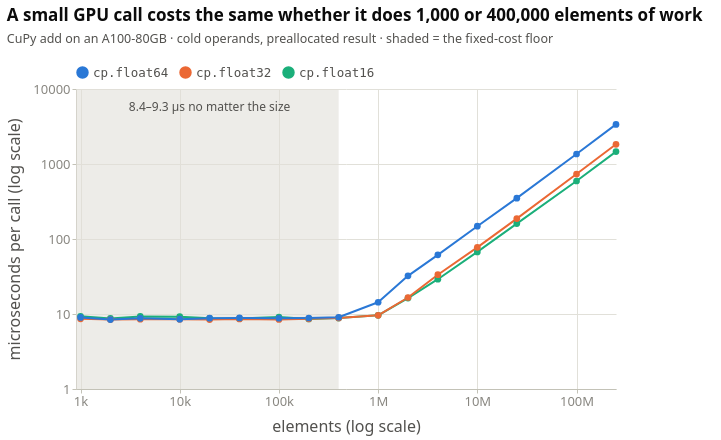

Notebook source saved alongside this figure:
### Markdown cell above
---

## 2 · Every call has a fixed cost

Before a GPU does any arithmetic, Python has to prepare the call and the
framework has to choose a **kernel** (the compiled function that runs on the GPU)
and launch it. That cost does not depend on how much data you pass.

### Code cell
style.show(figures.gpu_call_floor(d))

### Figure 1 — Vega-Lite specification as saved in the notebook (floating-point values rounded to 4 significant figures)
{"config": {"background": "transparent", "font": "Cochineal, system-ui, -apple-system, \"Segoe UI\", sans-serif", "padding": {"left": 6, "right": 18, "top": 6, "bottom": 6}, "view": {"stroke": null, "continuousWidth": 620, "continuousHeight": 300}, "axis": {"labelFont": "Cochineal, system-ui, -apple-system, \"Segoe UI\", sans-serif", "titleFont": "Cochineal, system-ui, -apple-system, \"Segoe UI\", sans-serif", "labelColor": "#898781", "titleColor": "#52514e", "labelFontSize": 12.5, "titleFontSize": 12.5, "titleFontWeight": 500, "titlePadding": 10, "domainColor": "#c3c2b7", "domainWidth": 1, "tickColor": "#c3c2b7", "tickSize": 4, "gridColor": "#e1e0d9", "gridWidth": 1, "gridDash": []}, "legend": {"labelFont": "Cochineal, system-ui, -apple-system, \"Segoe UI\", sans-serif", "titleFont": "Cochineal, system-ui, -apple-system, \"Segoe UI\", sans-serif", "labelColor": "#52514e", "titleColor": "#52514e", "labelFontSize": 12.5, "titleFontSize": 12.5, "titleFontWeight": 500, "symbolType": "circle", "symbolSize": 110, "orient": "top", "direction": "horizontal", "offset": 10, "titlePadding": 10, "labelLimit": 360}, "title": {"font": "Cochineal, system-ui, -apple-system, \"Segoe UI\", sans-serif", "color": "#0b0b0b", "fontSize": 17, "fontWeight": 600, "subtitleFont": "Cochineal, system-ui, -apple-system, \"Segoe UI\", sans-serif", "subtitleColor": "#52514e", "subtitleFontSize": 12.5, "subtitlePadding": 8, "anchor": "start", "offset": 16, "dy": -4}, "header": {"labelFont": "Cochineal, system-ui, -apple-system, \"Segoe UI\", sans-serif", "titleFont": "Cochineal, system-ui, -apple-system, \"Segoe UI\", sans-serif", "labelColor": "#52514e", "titleColor": "#52514e", "labelFontSize": 13, "labelFontWeight": 600, "titleFontSize": 12.5}, "range": {"category": ["#2a78d6", "#eb6834", "#1baf7a"], "heatmap": ["#cde2fb", "#9ec5f4", "#6da7ec", "#3987e5", "#256abf", "#184f95", "#0d366b"], "ramp": ["#cde2fb", "#9ec5f4", "#6da7ec", "#3987e5", "#256abf", "#184f95", "#0d366b"]}, "bar": {"cornerRadiusEnd": 4, "discreteBandSize": 16}, "point": {"size": 100, "filled": true, "stroke": "transparent", "strokeWidth": 2, "opacity": 1}, "line": {"strokeWidth": 2, "strokeCap": "round", "strokeJoin": "round"}, "rule": {"strokeWidth": 1}, "text": {"font": "Cochineal, system-ui, -apple-system, \"Segoe UI\", sans-serif", "fontSize": 12, "color": "#52514e"}}, "layer": [{"data": {"name": "data-7576673a547e2879f25ba3129baea8fd"}, "mark": {"type": "rect", "color": "#e1e0d9", "opacity": 0.6}, "encoding": {"x": {"field": "x1", "type": "quantitative"}, "x2": {"field": "x2"}}}, {"data": {"name": "data-1992fb8ac3e269d1ba7c4f1b00e9a802"}, "mark": {"type": "line", "point": {"size": 45}}, "encoding": {"color": {"field": "implementation", "legend": {"labelExpr": "datum.label == 'GPU fp64' ? 'cp.float64' : datum.label == 'GPU fp32' ? 'cp.float32' : 'cp.float16'", "labelFont": "monospace", "title": null}, "scale": {"domain": ["GPU fp64", "GPU fp32", "GPU fp16"], "range": ["#2a78d6", "#eb6834", "#1baf7a"]}, "sort": ["GPU fp64", "GPU fp32", "GPU fp16"], "type": "nominal"}, "tooltip": [{"field": "implementation", "title": "dtype", "type": "nominal"}, {"field": "n_elem", "format": ",", "title": "elements", "type": "quantitative"}, {"field": "us", "format": ".2f", "title": "µs / call", "type": "quantitative"}], "x": {"axis": {"format": "~s", "labelFontSize": 13, "titleFontSize": 16, "values": [1000, 10000, 100000, 1000000, 10000000, 100000000]}, "field": "n_elem", "scale": {"nice": false, "type": "log"}, "title": "elements (log scale)", "type": "quantitative"}, "y": {"axis": {"format": "~g", "labelFontSize": 13, "titleFontSize": 16, "values": [1, 10, 100, 1000, 10000]}, "field": "us", "scale": {"type": "log"}, "title": "microseconds per call (log scale)", "type": "quantitative"}}}, {"data": {"name": "data-2063787b23fffe9589b795f7d72c8748"}, "mark": {"type": "text", "align": "center", "color": "#52514e", "dx": 0, "fontSize": 12}, "encoding": {"text": {"field": "t", "type": "nominal"}, "x": {"field": "x", "type": "quantitative"}, "y": {"value": 18}}}], "height": 300, "title": {"text": "A small GPU call costs the same whether it does 1,000 or 400,000 elements of work", "subtitle": "CuPy add on an A100-80GB · cold operands, preallocated result · shaded = the fixed-cost floor"}, "width": 540, "$schema": "https://vega.github.io/schema/vega-lite/v6.4.1.json", "datasets": {"data-7576673a547e2879f25ba3129baea8fd": [{"x1": 900.0, "x2": 400000.0}], "data-1992fb8ac3e269d1ba7c4f1b00e9a802": [{"implementation": "GPU fp16", "n_elem": 1000, "us": 9.3}, {"implementation": "GPU fp32", "n_elem": 1000, "us": 8.637}, {"implementation": "GPU fp64", "n_elem": 1000, "us": 8.99}, {"implementation": "GPU fp16", "n_elem": 2000, "us": 8.732}, {"implementation": "GPU fp32", "n_elem": 2000, "us": 8.442}, {"implementation": "GPU fp64", "n_elem": 2000, "us": 8.423}, {"implementation": "GPU fp16", "n_elem": 4000, "us": 9.289}, {"implementation": "GPU fp32", "n_elem": 4000, "us": 8.538}, {"implementation": "GPU fp64", "n_elem": 4000, "us": 8.752}, {"implementation": "GPU fp16", "n_elem": 10000, "us": 9.208}, {"implementation": "GPU fp32", "n_elem": 10000, "us": 8.5}, {"implementation": "GPU fp64", "n_elem": 10000, "us": 8.525}, {"implementation": "GPU fp16", "n_elem": 20000, "us": 8.769}, {"implementation": "GPU fp32", "n_elem": 20000, "us": 8.439}, {"implementation": "GPU fp64", "n_elem": 20000, "us": 8.809}, {"implementation": "GPU fp16", "n_elem": 40000, "us": 8.697}, {"implementation": "GPU fp32", "n_elem": 40000, "us": 8.585}, {"implementation": "GPU fp64", "n_elem": 40000, "us": 8.861}, {"implementation": "GPU fp16", "n_elem": 100000, "us": 9.089}, {"implementation": "GPU fp32", "n_elem": 100000, "us": 8.456}, {"implementation": "GPU fp64", "n_elem": 100000, "us": 8.778}, {"implementation": "GPU fp16", "n_elem": 200000, "us": 8.597}, {"implementation": "GPU fp32", "n_elem": 200000, "us": 8.624}, {"implementation": "GPU fp64", "n_elem": 200000, "us": 8.841}, {"implementation": "GPU fp16", "n_elem": 400000, "us": 8.822}, {"implementation": "GPU fp32", "n_elem": 400000, "us": 8.858}, {"implementation": "GPU fp64", "n_elem": 400000, "us": 9.049}, {"implementation": "GPU fp16", "n_elem": 1000000, "us": 9.614}, {"implementation": "GPU fp32", "n_elem": 1000000, "us": 9.589}, {"implementation": "GPU fp64", "n_elem": 1000000, "us": 14.34}, {"implementation": "GPU fp16", "n_elem": 2000000, "us": 16.3}, {"implementation": "GPU fp32", "n_elem": 2000000, "us": 16.6}, {"implementation": "GPU fp64", "n_elem": 2000000, "us": 32.28}, {"implementation": "GPU fp16", "n_elem": 4000000, "us": 29.1}, {"implementation": "GPU fp32", "n_elem": 4000000, "us": 33.4}, {"implementation": "GPU fp64", "n_elem": 4000000, "us": 61.55}, {"implementation": "GPU fp16", "n_elem": 10000000, "us": 67.26}, {"implementation": "GPU fp32", "n_elem": 10000000, "us": 77.38}, {"implementation": "GPU fp64", "n_elem": 10000000, "us": 148.2}, {"implementation": "GPU fp16", "n_elem": 25000000, "us": 160.4}, {"implementation": "GPU fp32", "n_elem": 25000000, "us": 187.2}, {"implementation": "GPU fp64", "n_elem": 25000000, "us": 350.5}, {"implementation": "GPU fp16", "n_elem": 100000000, "us": 593.5}, {"implementation": "GPU fp32", "n_elem": 100000000, "us": 734.9}, {"implementation": "GPU fp64", "n_elem": 100000000, "us": 1359.0}, {"implementation": "GPU fp16", "n_elem": 250000000, "us": 1464.0}, {"implementation": "GPU fp32", "n_elem": 250000000, "us": 1830.0}, {"implementation": "GPU fp64", "n_elem": 250000000, "us": 3372.0}], "data-2063787b23fffe9589b795f7d72c8748": [{"x": 20000.0, "t": "8.4–9.3 µs no matter the size"}]}}
